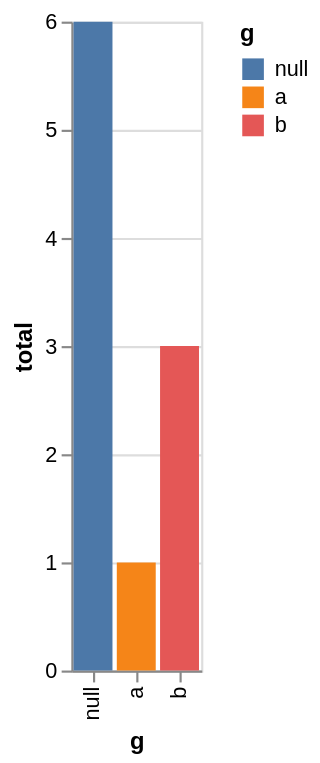

Vega-Lite specification for this chart:
### Vega-Lite specification from a JSON file in a GitHub repository (floating-point values rounded to 4 significant figures)
{"$schema": "https://vega.github.io/schema/vega-lite/v6.json", "data": {"values": [{"g": "a", "v": 1}, {"g": null, "v": 2}, {"g": "b", "v": 3}, {"g": null, "v": 4}, {"g": "a", "v": null}]}, "transform": [{"aggregate": [{"op": "count", "as": "n"}, {"op": "sum", "field": "v", "as": "total"}], "groupby": ["g"]}], "mark": "bar", "encoding": {"x": {"field": "g", "type": "nominal"}, "y": {"field": "total", "type": "quantitative"}, "color": {"field": "g", "type": "nominal"}, "tooltip": {"field": "n", "type": "quantitative"}}}
